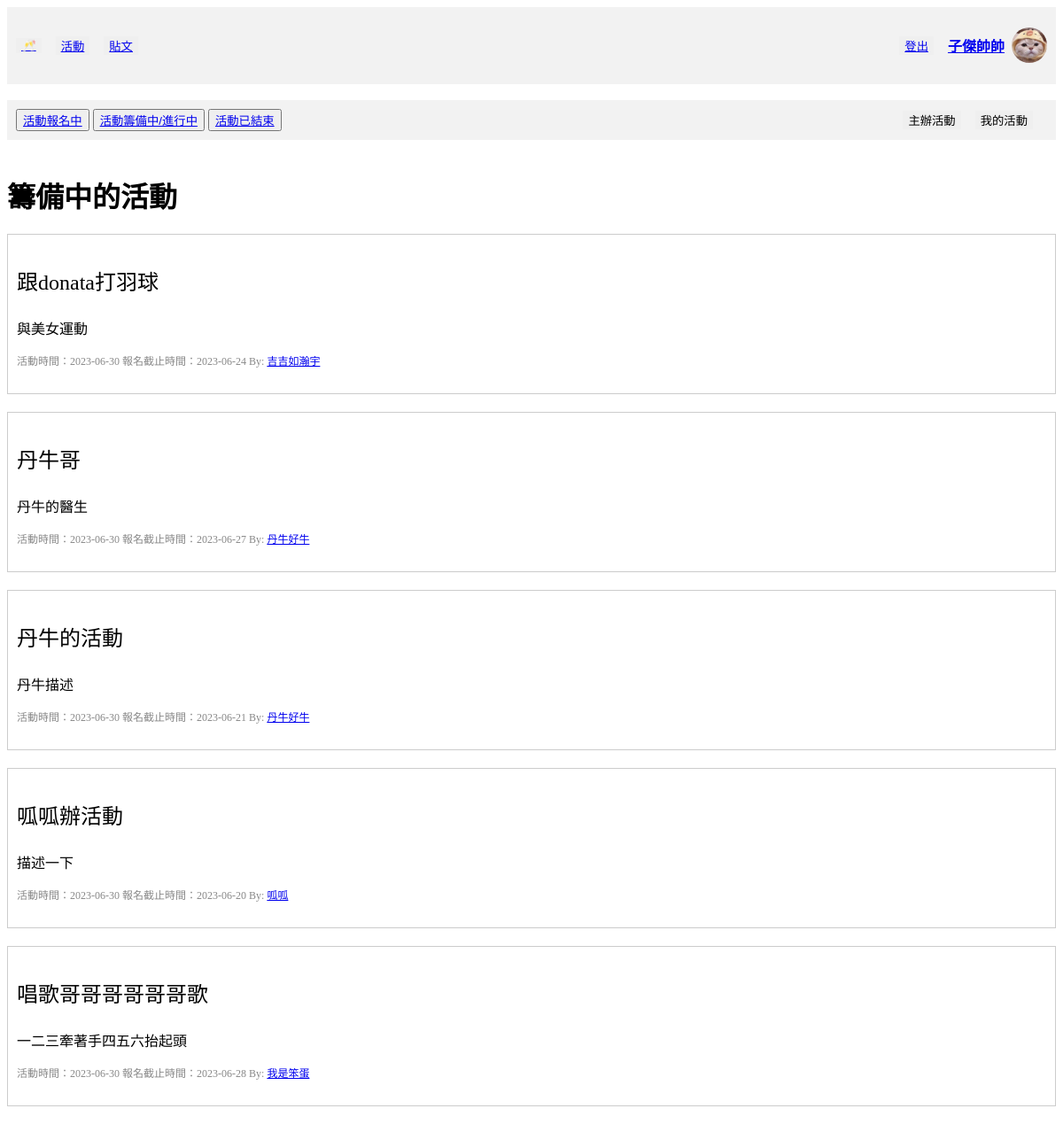
The app's page /activity/activities/preparing (signed in) with its own data.
### tables this page shows
CREATE TABLE "User" (
	"userID"	INTEGER,
	"password"	VARCHAR(10),
	"nickname"	VARCHAR(10) NOT NULL,
	"gender"	VARCHAR(1) NOT NULL,
	"birth"	TEXT,
	"cellphone"	VARCHAR(10),
	"email"	TEXT UNIQUE,
	"image" TEXT,
	PRIMARY KEY("userID" AUTOINCREMENT)
);

CREATE TABLE "Activity" (
	"activityID"	VARCHAR(36),
	"title"	VARCHAR(10),
	"time"	TEXT,
	"area"	TEXT,
	"location"	TEXT,
	"category"	TEXT,
	"peopleLimited"	INTEGER,
	"fee"	INTEGER,
	"expireDate"	TEXT,
	"organizerUserID"	INTEGER,
	"Intro"	VARCHAR(50),
	"createTime"	TEXT,
	FOREIGN KEY("organizerUserID") REFERENCES "User"("userID"),
	PRIMARY KEY("activityID")
);

### crud/crudActivity.py (the view, shortened to what this page needs)
@activity_bp.route("/activities/<string:show_methed>", methods=["GET", "POST"])
def show_activities_method(show_methed):
    userID = session["userID"]
    postDate = datetime.now().strftime("%Y-%m-%d")
    if show_methed == "signingUp" or show_methed == "None":
        show_methed = "signingUp"
        con = sql.connect("funCrew_db.db")
        con.row_factory = sql.Row
        cur = con.cursor()
        cur.execute(
            "SELECT * FROM Activity, User WHERE expireDate >= ? AND organizerUserID = userID ORDER BY createTime DESC",
            (postDate,),
        )
        activities = cur.fetchall()
        con.commit()
        con.close()
    elif show_methed == "preparing":
        con = sql.connect("funCrew_db.db")
        con.row_factory = sql.Row
        cur = con.cursor()
        cur.execute(
            "SELECT * FROM Activity, User WHERE expireDate < ? AND time >= ? AND organizerUserID = userID ORDER BY createTime DESC",
            (
                postDate,
                postDate,
            ),
        )
        activities = cur.fetchall()
        con.commit()
        con.close()
    return render_template(
        "activities.html",
        nickname=get_nickname(userID),
        avatar=get_avatar_path(userID),
        userID=userID,
        activities=activities,
        show_methed=show_methed,
    )

### crud/crudUser.py (called while the page is built)
def get_avatar_path(userID):
    try:
        con = sql.connect("funCrew_db.db")
        cur = con.cursor()
        cur.execute("SELECT image FROM User WHERE userID=?", (userID,))
        filename = cur.fetchone()[0]
        con.close()
        return "static/images/avatars/" + filename
    except Exception as e:
        print(f"Error occurred while retrieving filename: {str(e)}")
        return ""

def get_nickname(userID):
    con = sql.connect("funCrew_db.db")
    cur = con.cursor()
    cur.execute("SELECT nickname FROM User WHERE userID=?", (userID,))
    nickname = cur.fetchone()[0]
    con.close()
    return nickname

### templates/activities.html (shortened to what this page needs)
<!DOCTYPE html>
<html>
<head>
</head>
<body>
    <div class="header">
        <div class="header-left">
            <button class="button"><a href="/home"> 🥂 </a></button>
            <button class="button"><a href="/activity/activities/signingUp">活動</a></button>
            <button class="button"><a href="/post/posts/newest">貼文</a></button>
        </div>
        <div class="header-right">
            <button class="button"><a href="/user/logout">登出</a></button>
            <div class="user-info">
                <h4><a href="/user/personalInfo">{{ nickname }}</a></h4>
                <img src="../../{{ avatar }}" alt="大頭貼">
            </div>
        </div>
    </div>
    <br>
    <div class="header">
        <div class="header-left">
            <form method="POST">
                <button class="submit" name="signingUp"><a href="/activity/activities/signingUp">活動報名中</a></button>
                <button class="submit" name="preparing"><a href="/activity/activities/preparing">活動籌備中/進行中</a></button>
                <button class="submit" name="end"><a href="/activity/activities/end">活動已結束</a></button>
            </form>
        </div>
        <div class="header-right">
            <button class="button"><a href="/activity/hostActivity/home"
                    style="text-decoration:none; color:black">主辦活動</a></button>
            <button class="button"><a href="/activity/activities/my_activities"
                    style="text-decoration:none; color:black">我的活動</a></button>
        </div>
    </div>
    <br>
    {% if show_methed == "signingUp" %}
    <h1>報名中的活動</h1>
    {% elif show_methed == "preparing" %}
    <h1>籌備中的活動</h1>
    {% elif show_methed == "end" %}
    <h1>已結束的活動</h1>
    {% elif show_methed == "my_activities" %}
    <h1>我的活動</h1>
    {% endif %}
    {% for activity in activities %}
    <div class="post">
        <div class="content">
            <a href="/activity/activities/activity_detail/{{activity['activityID']}}?show_methed={{show_methed}}"
                style="text-decoration:none; color:black">
                <p style="font-size:24px;">{{ activity['title'] }}</p>
                <p>{{ activity['Intro'] }}</p>
            </a>
        </div>
        <div class="info">
            <span>活動時間：{{ activity['time'] }}</span>
            <span>報名截止時間：{{ activity['expireDate'] }}</span>
            {% if show_methed == "my_activities" %}
            <span>By: <a href="/user/info/{{activity['organizerUserID']}}">{{ nickname }}</a></span>
            {% else %}
            <span>By: <a href="/user/info/{{activity['organizerUserID']}}">{{ activity['nickname'] }}</a></span>
            {% endif %}
        </div>
        <br>
    </div>
    {% endfor %}
</body>
</html>

### templates/activities.html (style rules this page uses)
.header { display: flex; justify-content: space-between; align-items: center; padding: 10px; background-color: #f2f2f2; }
.header-left { display: flex; align-items: center; }
.header-right { display: flex; align-items: center; }
.button { margin-right: 16px; border: none; }
.post { margin-bottom: 20px; border: 1px solid #ccc; padding: 10px; }
.post .info { font-size: 12px; color: #888; }
.post .content { margin-top: 0px; }
.user-info { display: flex; align-items: center; }
.user-info h4 { margin-right: 8px; }
.user-info img { width: 40px; height: 40px; border-radius: 50%; object-fit: cover; }

### records on screen
User: nickname "子傑帥帥"
Activity: title "跟donata打羽球", Intro "與美女運動", time "2023-06-30", expireDate "2023-06-24", nickname "吉吉如瀚宇"
Activity: title "丹牛哥", Intro "丹牛的醫生", time "2023-06-30", expireDate "2023-06-27", nickname "丹牛好牛"
Activity: title "丹牛的活動", Intro "丹牛描述", time "2023-06-30", expireDate "2023-06-21", nickname "丹牛好牛"
Activity: title "呱呱辦活動", Intro "描述一下", time "2023-06-30", expireDate "2023-06-20", nickname "呱呱"
Activity: title "唱歌哥哥哥哥哥哥歌", Intro "一二三牽著手四五六抬起頭", time "2023-06-30", expireDate "2023-06-28", nickname "我是笨蛋"
